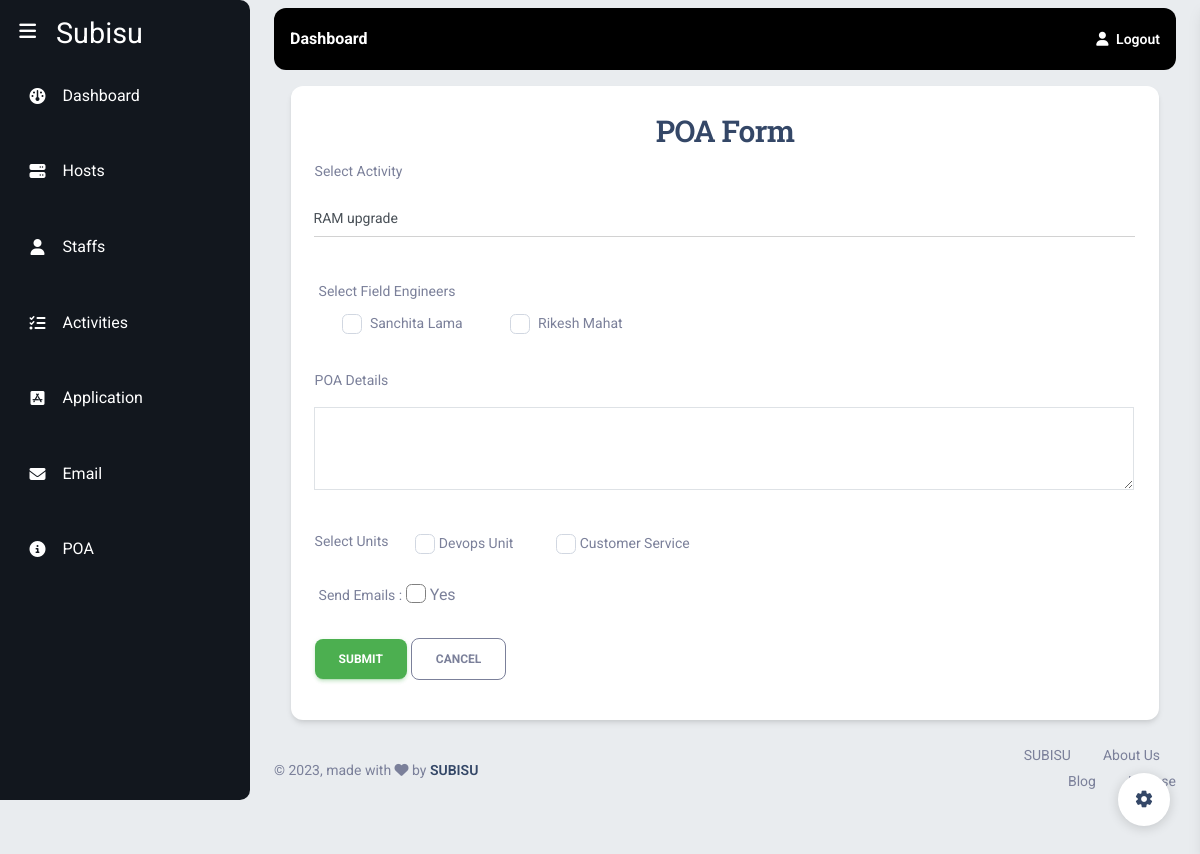
The app's page /create-poa/ (signed in), older data.
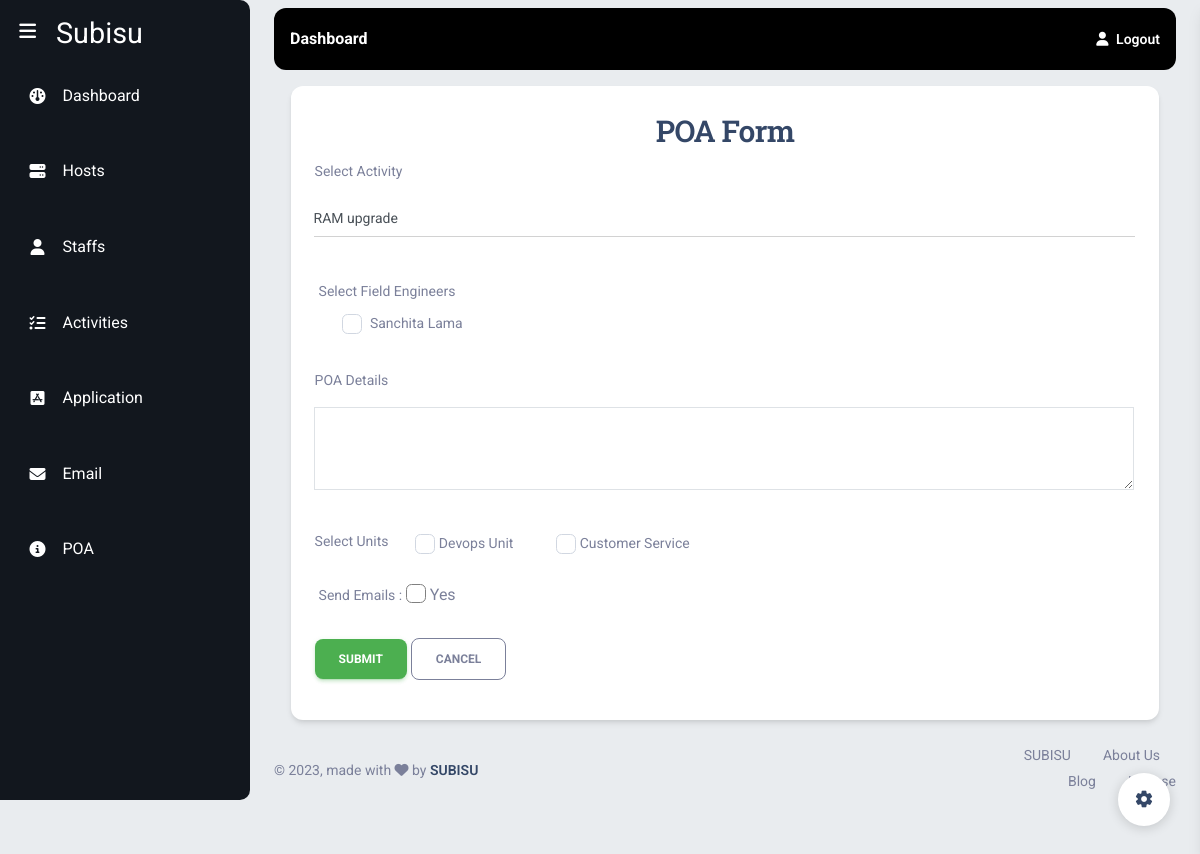
The same page, newer data.
### Models/staffs.py (models this page shows, shortened)
class Staffs(models.Model):
    user = models.OneToOneField(User,  on_delete=models.CASCADE, related_query_name='staff', null=True)
    firstName = models.CharField(max_length = 100)
    middleName = models.CharField(max_length=100, null = True, blank = True)
    lastName = models.CharField(max_length=100)
    empId = models.IntegerField()
    unitId = models.ForeignKey(Units, on_delete=models.PROTECT)
    email = models.EmailField()
    status = models.BooleanField(default= True)

### Models/units.py (models this page shows, shortened)
class Units(models.Model):
    name = models.CharField(max_length = 100)
    departmentId = models.ForeignKey(Departments, on_delete=models.PROTECT)
    unitHead = models.CharField(max_length=100)
    email = models.EmailField()
    status = models.BooleanField(default=True)

### subisu/views.py (the view, shortened to what this page needs)
# urls.py: path('create-poa/', create_poa, name='create_poa'),
@login_required()
def create_poa(request):
    unit = get_logged_user_info(request)[1]\
    activities = Activities.objects.filter(Q(status=ACTIVITY_STATUS[0][0]) | Q(status=ACTIVITY_STATUS[1][0]), contact = unit)
    field_engineers = Staffs.objects.filter(status = True, unitId = unit)
    units = Units.objects.filter(status=True)
    context = {
        'activities': activities,
        'field_engineers': field_engineers,
        'units': units
    }
    return render(request, 'subisu/create_poa.html', context)

### subisu/views.py (called while the page is built)
def get_logged_user_info(request):
    if request.user.is_authenticated:
        user = request.user
        staff = Staffs.objects.get(user = user) # getting the user
        unit = staff.unitId # getting the unit of staff
        department = unit.departmentId # getting the department
        return [staff, unit, department]  # return the data in a list

### task/context_processors.py (called while the page is built)
def request_processor(request):
    return {'request': request}

### templates/subisu/create_poa.html (shortened to what this page needs)
{%extends 'subisu/base.html'%}
{%block start%}
<div class="row justify-content-center mt-3">
    <div class="col-md-11">
        <div class="card ">
            <div class="card-body">
            <h3 class="card-title text-center">POA Form</h3>
            <form method="POST" action="{% url 'create_poa' %}">
                <div class="input-group input-group-static mb-4">
                    <label for="id_activity_id">Select Activity</label>
                    <select id="id_activity_id" name="activity_id" class="form-control input-group input-group-outline my-3">
                      {% for activity in activities %}
                        <option value="{{ activity.id }}">{{ activity.title }}</option>
                      {% endfor %}
                    </select>
                  </div>
                <div class="form-group mb-4">
                    <label>Select Field Engineers</label><br>
                    {% for field_engineer in field_engineers %}
                      <div class="form-check form-check-inline">
                        <input type="checkbox" name="field_engineer[]" value="{{ field_engineer.id }}" class="form-check-input">
                        <label class="form-check-label">{{ field_engineer.firstName }} {% if field_engineer.middleName %} {{ field_engineer.middleName }} {% endif %} {{ field_engineer.lastName }}</label>
                      </div>
                    {% endfor %}
                  </div>
                <div class="input-group input-group-static mb-4">
                  <label for="id_poa_details">POA Details</label>
                  <textarea id="id_poa_details" name="poa_details" class="input-group input-group-outline my-3 border" rows="3"></textarea>
                </div>
                <div class="input-group input-group-static mb-4">
                    <label>Select Units</label><br>
                    {% for unit in units %}
                    <div class="form-check form-check-inline">
                        <input type="checkbox" name="units[]" value="{{ unit.id }}" class="form-check-input">
                        <label class="form-check-label">{{ unit.name }}</label>
                    </div>
                    {% endfor %}
                </div>
                <div class="form-group mb-4">
                    <label for="id_send_email" class="form-check-label">Send Emails : </label>
                    <input type="checkbox" id="id_send_email" name="send_email" class="form-check-input send-email" style="border:0.3px solid grey; "> Yes
                  </div>
                <button type="submit" class="btn btn-success">Submit</button>
                <a  class="btn btn-outline-secondary" href="{%url 'hosts'%}">Cancel</a>
              </form>
        </div>
    </div>
</div>
{%endblock%}

Row changes from the older to the newer data that the page shows:
removed Staffs: firstName "Rikesh", lastName "Mahat"
